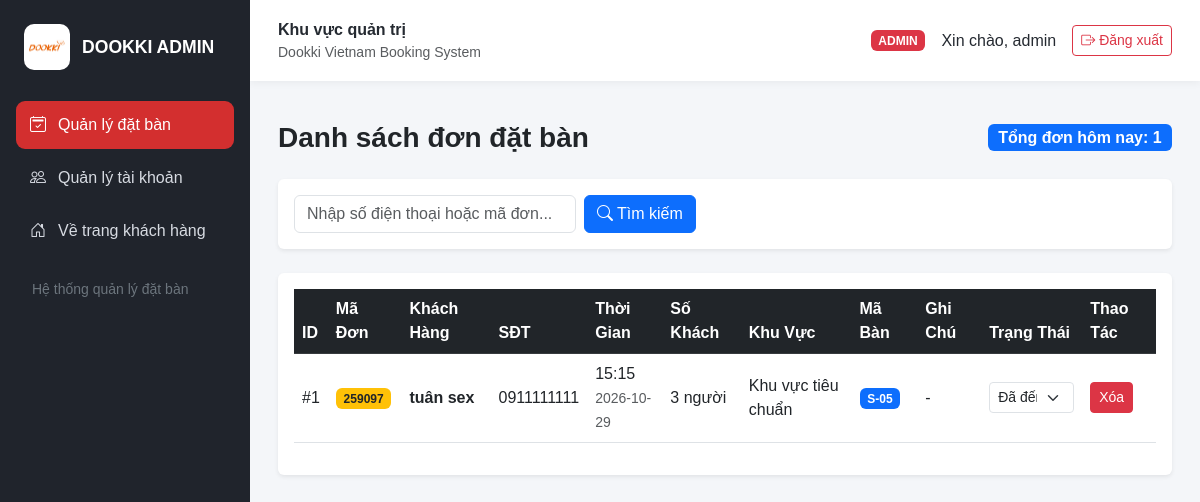
The page /admin/dashboard (signed in) on the database its author committed.
### tables this page shows
CREATE TABLE bookings (
            id INTEGER PRIMARY KEY AUTOINCREMENT,
            customer_name TEXT NOT NULL,
            phone TEXT NOT NULL,
            booking_date TEXT NOT NULL,
            booking_time TEXT NOT NULL,
            num_people INTEGER NOT NULL,
            area TEXT NOT NULL,
            table_id INTEGER,
            note TEXT,
            status TEXT DEFAULT 'Chờ xác nhận',
            booking_code TEXT, daily_order_number INTEGER, deleted_at TEXT,
            FOREIGN KEY (table_id) REFERENCES tables (id)
        );

CREATE TABLE tables (
            id INTEGER PRIMARY KEY AUTOINCREMENT,
            table_number TEXT NOT NULL UNIQUE,
            capacity INTEGER NOT NULL,
            area TEXT NOT NULL
        );

### routes/admin_routes.py (the view)
@admin_bp.route('/dashboard')
@admin_required
def dashboard():
    search_query = request.args.get('q', request.args.get('phone', '')).strip()
    bookings = get_all_bookings(search_term=search_query or None)
    today_order_count = get_booking_count_for_date(date.today().isoformat())
    return render_template(
        'admin/dashboard.html',
        bookings=bookings,
        search_query=search_query,
        today_order_count=today_order_count
    )

### database.py (called while the page is built)
def get_db_connection():
    conn = sqlite3.connect(DB_NAME)
    conn.row_factory = sqlite3.Row
    return conn

### models/admin_model.py (called while the page is built)
def get_all_bookings(search_term=None):
    conn = get_db_connection()
    cur = conn.cursor()
    query = '''SELECT bookings.*, tables.table_number
               FROM bookings LEFT JOIN tables ON bookings.table_id = tables.id'''
    conditions = ['bookings.deleted_at IS NULL']
    params = []
    if search_term:
        conditions.append('(bookings.phone LIKE ? OR bookings.booking_code LIKE ?)')
        keyword = f'%{search_term}%'
        params.extend([keyword, keyword])
    query += ' WHERE ' + ' AND '.join(conditions)
    query += ' ORDER BY bookings.booking_date DESC, bookings.daily_order_number DESC, bookings.id DESC'
    cur.execute(query, params)
    bookings = cur.fetchall()
    conn.close()
    return bookings

def get_booking_count_for_date(booking_date):
    conn = get_db_connection()
    count = conn.execute(
        'SELECT COUNT(*) FROM bookings WHERE booking_date = ?',
        (booking_date,)
    ).fetchone()[0]
    conn.close()
    return count

### templates/admin/dashboard.html (shortened to what this page needs)
{% extends "admin/admin_base.html" %}
{% block content %}
<div class="container-fluid mt-3 mb-5 px-0">
    <div class="mb-4 d-flex justify-content-between align-items-center flex-wrap gap-2">
        <h3 class="text-dark fw-bold mb-0">Danh sách đơn đặt bàn</h3>
        <span class="badge bg-primary fs-6">Tổng đơn hôm nay: {{ today_order_count }}</span>
    </div>
    <div class="card shadow-sm mb-4 border-0"><div class="card-body">
        <form method="GET" action="{{ url_for('admin.dashboard') }}" class="row g-2 align-items-center">
            <div class="col-md-4 col-sm-8"><input type="text" name="q" class="form-control" placeholder="Nhập số điện thoại hoặc mã đơn..." value="{{ search_query or '' }}" aria-label="Tìm theo số điện thoại hoặc mã đơn"></div>
            <div class="col-auto"><button type="submit" class="btn btn-primary"><i class="bi bi-search me-1"></i>Tìm kiếm</button>
            </div>
        </form>
    </div></div>
    <div class="table-responsive shadow-sm rounded bg-white p-3 border-0">
        <table class="table table-hover align-middle">
            <thead class="table-dark"><tr><th>ID</th><th>Mã Đơn</th><th>Khách Hàng</th><th>SĐT</th><th>Thời Gian</th><th>Số Khách</th><th>Khu Vực</th><th>Mã Bàn</th><th>Ghi Chú</th><th>Trạng Thái</th><th>Thao Tác</th></tr></thead>
            <tbody>
            {% for booking in bookings %}
                <tr>
                    <td>#{{ booking.daily_order_number }}</td>
                    <td>{% if booking.booking_code %}<span class="badge bg-warning text-dark">{{ booking.booking_code }}</span>{% else %}<span class="text-muted">-</span>{% endif %}</td>
                    <td class="fw-bold">{{ booking.customer_name }}</td><td>{{ booking.phone }}</td>
                    <td>{{ booking.booking_time }}<br><small class="text-muted">{{ booking.booking_date }}</small></td>
                    <td>{{ booking.num_people }} người</td><td>{{ booking.area }}</td>
                    <td>{% if booking.table_number %}<span class="badge bg-primary">{{ booking.table_number }}</span>{% else %}<span class="text-muted">Chưa xếp</span>{% endif %}</td>
                    <td style="max-width:150px; overflow:hidden; text-overflow:ellipsis; white-space:nowrap;" title="{{ booking.note or '' }}">{{ booking.note if booking.note else '-' }}</td>
                    <td><form action="{{ url_for('admin.update_status', id=booking.id) }}" method="POST" class="m-0"><select name="status" class="form-select form-select-sm" onchange="this.form.submit()">
                        {% for status in ['Đã xếp bàn', 'Đã đến', 'Đã hủy'] %}<option value="{{ status }}" {% if booking.status == status %}selected{% endif %}>{{ status }}</option>{% endfor %}
                    </select></form></td>
                    <td><form action="{{ url_for('admin.delete', id=booking.id) }}" method="POST" class="m-0" onsubmit="return confirm('Xóa đơn đặt bàn của {{ booking.customer_name }}?');"><button type="submit" class="btn btn-danger btn-sm">Xóa</button></form></td>
                </tr>
            {% else %}
                <tr><td colspan="11" class="text-center text-muted py-4">{% if search_query %}Không tìm thấy đơn đặt bàn nào khớp với số điện thoại hoặc mã đơn <strong>"{{ search_query }}"</strong>.{% else %}Hệ thống chưa có đơn đặt bàn nào.{% endif %}</td></tr>
            {% endfor %}
            </tbody>
        </table>
    </div>
</div>
{% endblock %}

### templates/admin/admin_base.html (style rules this page uses)
:root { --admin-bg: #f4f6f9; --sidebar: #20242c; --accent: #d32f2f; }
body { margin: 0; background: var(--admin-bg); font-family: Arial, sans-serif; color: #252a31; }

### rows shown on the page
bookings: daily_order_number "1", booking_code "259097", customer_name "tuân sex", phone "0911111111", booking_time "15:15", booking_date "2026-10-29", num_people "3", area "Khu vực tiêu chuẩn", table_number "S-05", note "-", status "Đã đến"

### other values the page prints
{{ session.get('full_name', session.get('username', 'Admin')) }} "admin"
{{ today_order_count }} "1"
